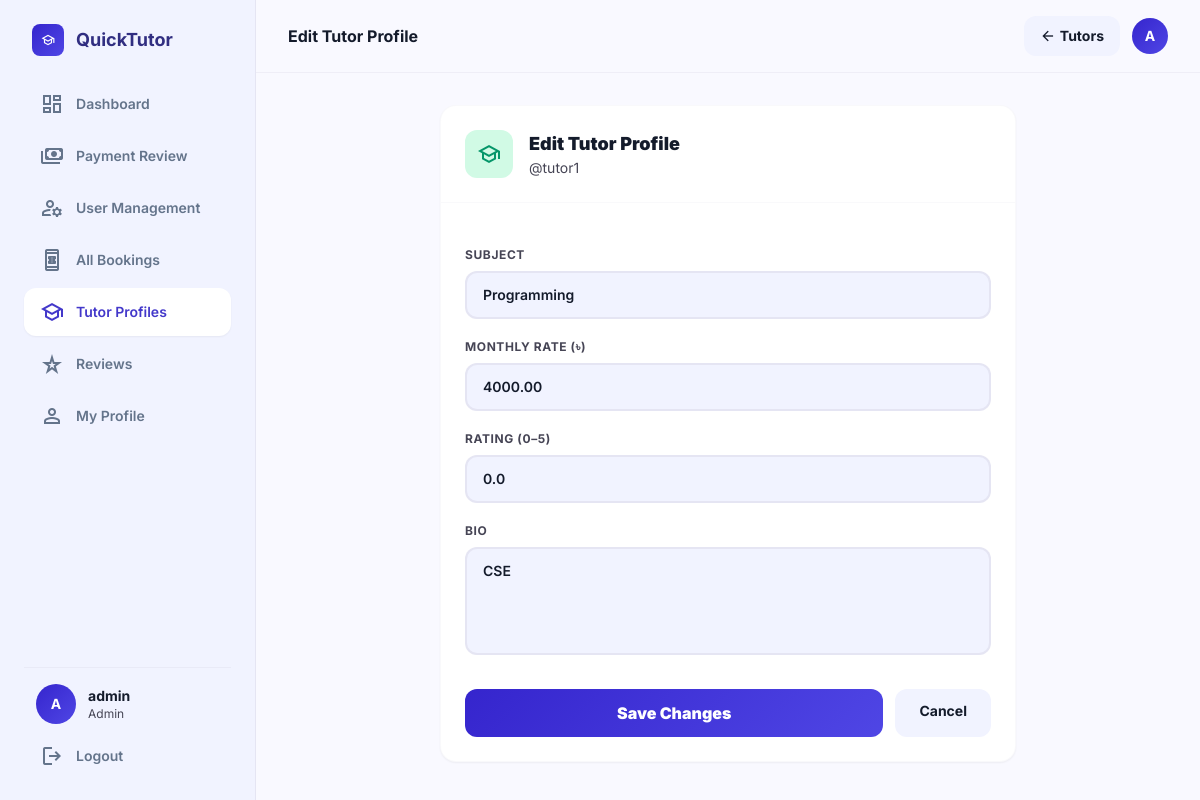
Screenshot of /admin-panel/tutors/2/edit/ (signed in) with the database file from the repository.
### accounts/models.py (models this page shows, shortened)
class User(AbstractUser):
    ROLE_CHOICES = (
        ('student', 'Student'),
        ('tutor', 'Tutor'),
    )
    role = models.CharField(max_length=10, choices=ROLE_CHOICES)
    avatar = models.ImageField(upload_to='avatars/', blank=True, null=True)
    phone = models.CharField(max_length=20, blank=True, null=True)
    bio = models.TextField(blank=True, null=True)

### tutors/models.py (models this page shows, shortened)
class TutorProfile(models.Model):
    user = models.OneToOneField(User, on_delete=models.CASCADE, related_name='tutor_profile')
    subject = models.CharField(max_length=100)
    bio = models.TextField()
    rating = models.FloatField(default=0)
    monthly_rate = models.DecimalField(max_digits=10, decimal_places=2, default=4000)
    created_at = models.DateTimeField(auto_now_add=True)
    updated_at = models.DateTimeField(auto_now=True)

### quick_tutor/admin_views.py (the view)
    def wrapper(request, *args, **kwargs):
        if not request.user.is_authenticated:
            return redirect('login')
        if not (request.user.is_superuser or request.user.is_staff):
            messages.error(request, 'Access denied. Admin only.')
            return redirect('home')
        return view_fn(request, *args, **kwargs)

### quick_tutor/admin_views.py (called while the page is built, shortened)
def superuser_required(view_fn):
    def wrapper(request, *args, **kwargs):
        if not request.user.is_authenticated:
            return redirect('login')
        if not (request.user.is_superuser or request.user.is_staff):
            messages.error(request, 'Access denied. Admin only.')
            return redirect('home')
        return view_fn(request, *args, **kwargs)
    wrapper.__name__ = view_fn.__name__
    return wrapper

@superuser_required
def admin_tutor_edit(request, pk):
    profile = get_object_or_404(TutorProfile, pk=pk)
    return render(request, 'admin_panel/tutor_edit.html', {'profile': profile})

### templates/admin_panel/tutor_edit.html (shortened to what this page needs)
{% extends 'base/luminary_base.html' %}
{% block page_title %}Edit Tutor Profile{% endblock %}
{% block nav_admin_tutors %}bg-white text-indigo-700 shadow-sm{% endblock %}
{% block topbar_action %}
<a href="/admin-panel/tutors/" class="px-4 py-2 bg-surface-low hover:bg-surface-high font-bold rounded-xl text-sm transition-all flex items-center gap-1">
  <span class="material-symbols-outlined text-base">arrow_back</span> Tutors
</a>
{% endblock %}
{% block content %}
<div class="max-w-xl mx-auto">
  <div class="bg-white rounded-2xl border border-outline/10 shadow-sm overflow-hidden">
    <div class="p-6 border-b border-outline/10 flex items-center gap-4">
      <div class="w-12 h-12 rounded-xl bg-emerald-100 flex items-center justify-center text-emerald-600"><span class="material-symbols-outlined">school</span></div>
      <div>
        <h2 class="font-black text-lg">Edit Tutor Profile</h2>
        <p class="text-sm text-on-muted">@{{ profile.user.username }}</p>
      </div>
    </div>
    <form method="POST" class="p-6 space-y-5">
      <div>
        <label class="block text-xs font-bold uppercase tracking-wider text-on-muted mb-2">Subject</label>
        <input type="text" name="subject" value="{{ profile.subject }}"
          class="w-full px-4 py-3 bg-surface-low border-2 border-outline/30 rounded-xl text-sm font-semibold focus:border-indigo-500 focus:bg-white outline-none transition-all">
      </div>
      <div>
        <label class="block text-xs font-bold uppercase tracking-wider text-on-muted mb-2">Monthly Rate (৳)</label>
        <input type="number" name="monthly_rate" value="{{ profile.monthly_rate }}" step="0.01" min="0"
          class="w-full px-4 py-3 bg-surface-low border-2 border-outline/30 rounded-xl text-sm font-semibold focus:border-indigo-500 focus:bg-white outline-none transition-all">
      </div>
      <div>
        <label class="block text-xs font-bold uppercase tracking-wider text-on-muted mb-2">Rating (0–5)</label>
        <input type="number" name="rating" value="{{ profile.rating }}" step="0.1" min="0" max="5"
          class="w-full px-4 py-3 bg-surface-low border-2 border-outline/30 rounded-xl text-sm font-semibold focus:border-indigo-500 focus:bg-white outline-none transition-all">
      </div>
      <div>
        <label class="block text-xs font-bold uppercase tracking-wider text-on-muted mb-2">Bio</label>
        <textarea name="bio" rows="4"
          class="w-full px-4 py-3 bg-surface-low border-2 border-outline/30 rounded-xl text-sm font-semibold focus:border-indigo-500 focus:bg-white outline-none transition-all resize-none">{{ profile.bio }}</textarea>
      </div>
      <div class="flex gap-3 pt-2">
        <button type="submit" class="flex-1 py-3 grad text-white font-black rounded-xl hover:opacity-90 transition-all">Save Changes</button>
        <a href="/admin-panel/tutors/" class="px-6 py-3 bg-surface-low text-on-surface font-bold rounded-xl hover:bg-surface-high transition-all text-sm">Cancel</a>
      </div>
    </form>
  </div>
</div>
{% endblock %}

### templates/base/luminary_base.html (shortened to what this page needs)
<!DOCTYPE html>
{% load static %}
<html lang="en">
<head>
<script src="https://cdn.tailwindcss.com?plugins=forms,container-queries"></script>
</head>
<body class="bg-surface text-on-surface min-h-screen">
<div class="flex min-h-screen">
<aside class="hidden md:flex h-screen w-64 flex-col p-6 space-y-6 bg-surface-low sticky top-0 border-r border-outline/30">
  <a href="/" class="flex items-center gap-3 px-2">
    <div class="w-8 h-8 rounded-lg grad flex items-center justify-center text-white flex-shrink-0">
      <span class="material-symbols-outlined text-sm">school</span>
    </div>
    <span class="text-lg font-bold text-indigo-900">QuickTutor</span>
  </a>
  <nav class="space-y-1 flex-1">
    <a href="/dashboard/" class="flex items-center gap-3 px-4 py-3 {% block nav_dashboard %}text-slate-500 hover:text-indigo-600 hover:bg-white/60{% endblock %} rounded-xl text-sm font-semibold transition-all hover:translate-x-1">
      <span class="material-symbols-outlined">dashboard</span> Dashboard
    </a>
    {% if user.is_superuser or user.is_staff %}
    <a href="/payments/manage/" class="flex items-center gap-3 px-4 py-3 {% block nav_pay_admin %}text-slate-500 hover:text-indigo-600 hover:bg-white/60{% endblock %} rounded-xl text-sm font-semibold transition-all hover:translate-x-1">
      <span class="material-symbols-outlined">payments</span> Payment Review
    </a>
    <a href="/admin-panel/users/" class="flex items-center gap-3 px-4 py-3 {% block nav_admin_users %}text-slate-500 hover:text-indigo-600 hover:bg-white/60{% endblock %} rounded-xl text-sm font-semibold transition-all hover:translate-x-1">
      <span class="material-symbols-outlined">manage_accounts</span> User Management
    </a>
    <a href="/admin-panel/bookings/" class="flex items-center gap-3 px-4 py-3 {% block nav_all_bookings %}text-slate-500 hover:text-indigo-600 hover:bg-white/60{% endblock %} rounded-xl text-sm font-semibold transition-all hover:translate-x-1">
      <span class="material-symbols-outlined">book_online</span> All Bookings
    </a>
    <a href="/admin-panel/tutors/" class="flex items-center gap-3 px-4 py-3 {% block nav_admin_tutors %}text-slate-500 hover:text-indigo-600 hover:bg-white/60{% endblock %} rounded-xl text-sm font-semibold transition-all hover:translate-x-1">
      <span class="material-symbols-outlined">school</span> Tutor Profiles
    </a>
    <a href="/admin-panel/reviews/" class="flex items-center gap-3 px-4 py-3 {% block nav_admin_reviews %}text-slate-500 hover:text-indigo-600 hover:bg-white/60{% endblock %} rounded-xl text-sm font-semibold transition-all hover:translate-x-1">
      <span class="material-symbols-outlined">star_rate</span> Reviews
    </a>
    {% endif %}
    <a href="/accounts/profile/" class="flex items-center gap-3 px-4 py-3 {% block nav_profile %}text-slate-500 hover:text-indigo-600 hover:bg-white/60{% endblock %} rounded-xl text-sm font-semibold transition-all hover:translate-x-1">
      <span class="material-symbols-outlined">person</span> My Profile
    </a>
  </nav>
  <div class="border-t border-outline/20 pt-4">
    <div class="flex items-center gap-3 px-3 mb-3">
      {% if user.avatar %}
        <img src="{{ user.avatar.url }}" alt="{{ user.username }}"
             class="w-10 h-10 rounded-full object-cover flex-shrink-0 border-2 border-outline/20">
      {% else %}
        <div class="w-10 h-10 rounded-full grad flex items-center justify-center text-white font-bold text-sm flex-shrink-0">
          {{ user.username|upper|first }}
        </div>
      {% endif %}
      <div class="min-w-0">
        <p class="text-sm font-bold truncate">{{ user.get_full_name|default:user.username }}</p>
        <p class="text-xs text-on-muted capitalize">{% if user.is_superuser or user.is_staff %}Admin{% else %}{{ user.role }}{% endif %}</p>
      </div>
    </div>
    <a href="/accounts/logout/" class="flex items-center gap-3 px-4 py-2 text-slate-500 hover:text-red-500 text-sm font-semibold rounded-xl transition-all">
      <span class="material-symbols-outlined">logout</span> Logout
    </a>
  </div>
</aside>
<main class="flex-1 min-h-screen overflow-y-auto pb-20 md:pb-0">
  <header class="sticky top-0 z-50 bg-surface/90 backdrop-blur border-b border-outline/20 flex items-center justify-between px-6 md:px-8 py-4">
    <div class="flex items-center gap-3">
      <h1 class="text-base font-bold text-on-surface">{% block page_title %}QuickTutor{% endblock %}</h1>
    </div>
    <div class="flex items-center gap-3">
      {% block topbar_action %}{% endblock %}
      <a href="/accounts/profile/" class="flex-shrink-0">
        {% if user.avatar %}
          <img src="{{ user.avatar.url }}" alt="{{ user.username }}"
               class="w-9 h-9 rounded-full object-cover border-2 border-outline/20 hover:ring-2 hover:ring-primary transition-all">
        {% else %}
          <div class="w-9 h-9 grad rounded-full flex items-center justify-center text-white font-bold text-sm hover:opacity-90 transition-all">
            {{ user.username|upper|first }}
          </div>
        {% endif %}
      </a>
    </div>
  </header>
  <div class="px-6 md:px-8 py-6 md:py-8 max-w-screen-xl mx-auto">
    {% block content %}{% endblock %}
  </div>
</main>
</div>
</body>
</html>

### rows the page displays
User: username|first "A", get_full_name "admin"
TutorProfile: user.username "tutor1", subject "Programming", monthly_rate "4000.00", rating "0.0", bio "CSE"
